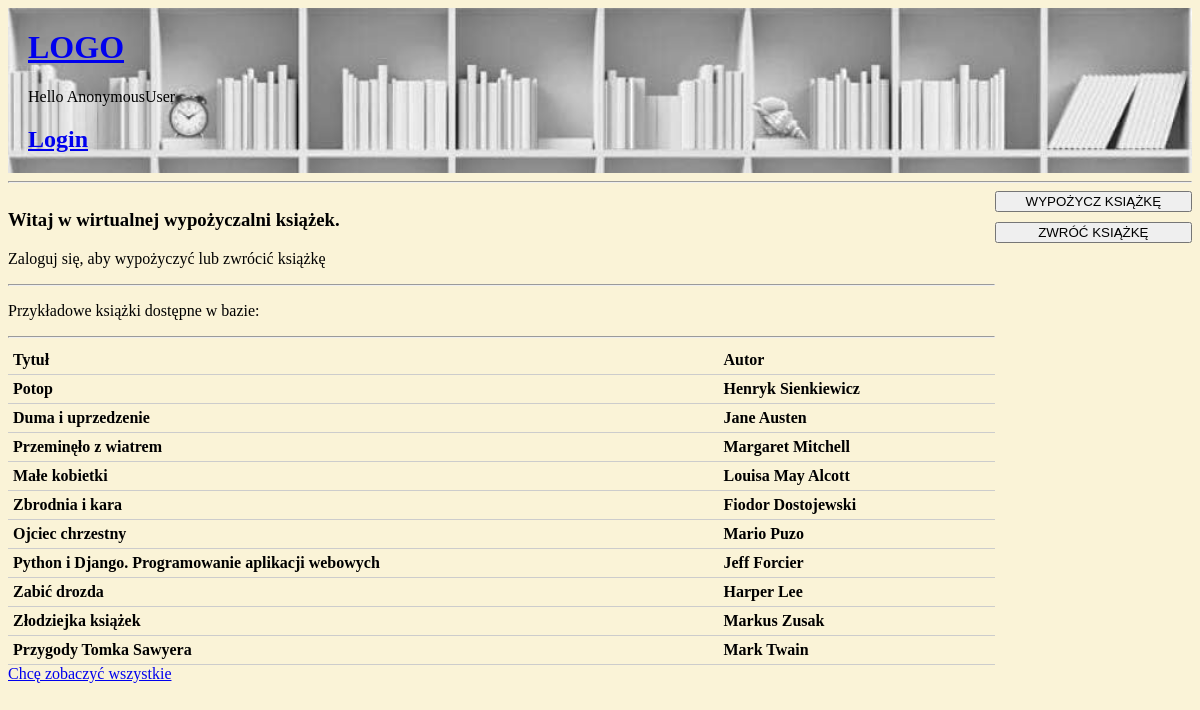
The page / on the database its author committed.
### base/models.py (models this page shows, shortened)
class Book(models.Model):
    id = models.AutoField(primary_key=True)
    title = models.CharField(max_length=255)
    author = models.CharField(max_length=255)
    availability = models.BooleanField(default=True)
    user = models.ForeignKey(User, on_delete=models.SET_NULL, null=True)

### base/views.py (the view)
# urls.py: path('', views.home, name='home'),
def home(request):
    all_books = Book.objects.all()
    return render(request, 'base/home.html', {'books': all_books})

### base/templates/base/home.html (shortened to what this page needs)
{% extends 'main.html' %}
{% block content %}
<div class="home-container">
    <div>
        <h3>Witaj w wirtualnej wypożyczalni książek.</h3>
        {% if not request.user.is_authenticated %}
            <p>Zaloguj się, aby wypożyczyć lub zwrócić książkę</p>
        <hr>
        {% endif %}
        <p>Przykładowe książki dostępne w bazie:</p>
        <hr>
        <div class="book-table">
            <div class="book-row">
                <div class="book-cell">Tytuł</div>
                <div class="book-cell">Autor</div>
            </div>
            {% for book in books|slice:":10" %}
            <div class="book-row">
                <div class="book-cell">{{ book.title }}</div>
                <div class="book-cell">{{ book.author }}</div>
            </div>
            {% endfor %}
        </div>
        <a href="http://127.0.0.1:8000/book-list">Chcę zobaczyć wszystkie</a>
    </div>
    <div class="button-container">
        <a href="{% url 'borrow' %}"><button>WYPOŻYCZ KSIĄŻKĘ</button><br></a>
        <a href="{% url 'return-book' %}"><button>ZWRÓĆ KSIĄŻKĘ</button><br></a>
    </div>
</div>
{% endblock %}

### templates/main.html (style rules this page uses)
body { background-color: #faf3d7; }

### base/templates/base/home.html (style rules this page uses)
.home-container { display: grid; grid-template-columns: 5fr 1fr; }
.book-table { display: table; width: 100%; }
.book-row { display: table-row; }
.book-cell { display: table-cell; padding: 5px; border-bottom: 1px solid #ccc; font-weight: bold; }
.button-container { display: flex; flex-direction: column; gap: 10px; }
.button-container button { width: 100%; }

### rows shown on the page
Book: title "Potop", author "Henryk Sienkiewicz"
Book: title "Duma i uprzedzenie", author "Jane Austen"
Book: title "Przeminęło z wiatrem", author "Margaret Mitchell"
Book: title "Małe kobietki", author "Louisa May Alcott"
Book: title "Zbrodnia i kara", author "Fiodor Dostojewski"
Book: title "Ojciec chrzestny", author "Mario Puzo"
Book: title "Python i Django. Programowanie aplikacji webowych", author "Jeff Forcier"
Book: title "Zabić drozda", author "Harper Lee"
Book: title "Złodziejka książek", author "Markus Zusak"
Book: title "Przygody Tomka Sawyera", author "Mark Twain"

### other values the page prints
{{ request.user }} "AnonymousUser"
